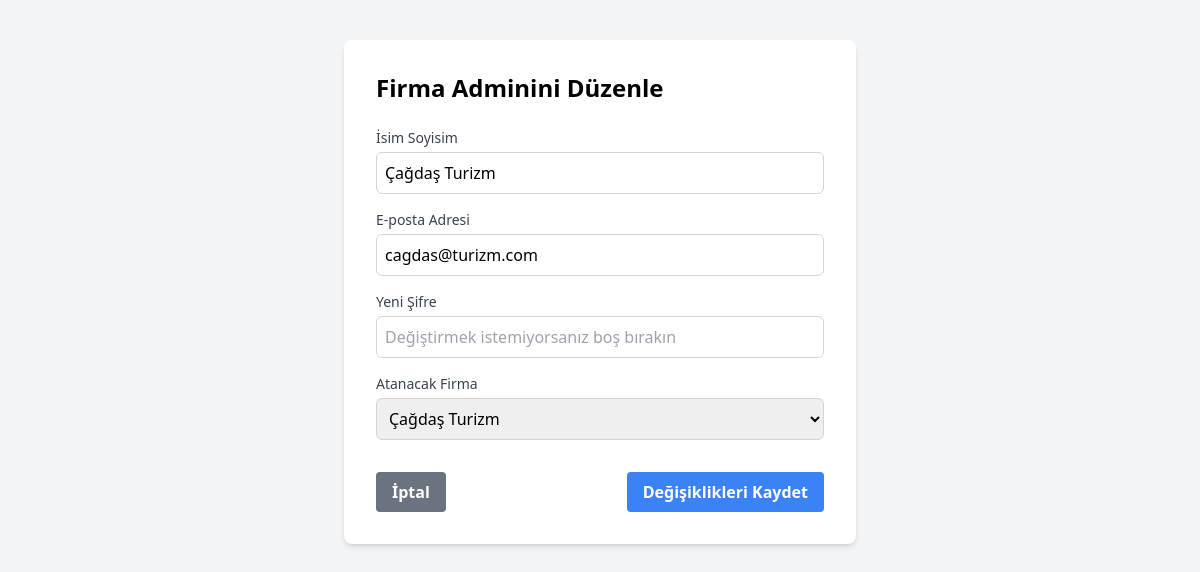
Page /edit-company-admin.php?id=6439b72e601bf88c8d950f295240f37e (signed in) on the committed database.
### tables this page shows
CREATE TABLE User(
id TEXT PRIMARY KEY,
full_name TEXT,
email TEXT UNIQUE NOT NULL,
role TEXT NOT NULL CHECK(role IN('user', 'company', 'admin')),
password TEXT NOT NULL,
company_id TEXT,
balance REAL DEFAULT 800,
created_at TIMESTAMP NOT NULL,
FOREIGN KEY(company_id) REFERENCES Bus_Company (id));

CREATE TABLE Bus_Company(
id TEXT PRIMARY KEY,
name TEXT UNIQUE NOT NULL,
logo_path TEXT,
created_at TIMESTAMP
);

### edit-company-admin.php (the view, shortened to what this page needs)
<?php
require 'config.php';
$admin_id = $_GET['id'];
$admin_user = null;
$companies = [];
try {
    $stmt = $pdo->prepare("SELECT id, full_name, email, company_id FROM User WHERE id = :id AND role = 'company'");
    $stmt->execute([':id' => $admin_id]);
    $admin_user = $stmt->fetch(PDO::FETCH_ASSOC);
    $stmt = $pdo->query("SELECT id, name FROM Bus_Company ORDER BY name ASC");
    $companies = $stmt->fetchAll(PDO::FETCH_ASSOC);
} catch (PDOException $e) {
    die("Hata");
}
?>
<!DOCTYPE html>
<html lang="tr">
<head>
    <link href="/dist/output.css" rel="stylesheet">
</head>
<body class="bg-gray-100">
    <div class="container mx-auto mt-10 max-w-lg">
        <div class="bg-white p-8 rounded-lg shadow-md">
            <h1 class="text-2xl font-bold mb-6">Firma Adminini Düzenle</h1>
            <form action="edit-company-admin.php?id=<?php echo htmlspecialchars($admin_id); ?>" method="POST" class="space-y-4">
                <div>
                    <label for="full_name" class="block text-sm font-medium text-gray-700">İsim Soyisim</label>
                    <input type="text" name="full_name" id="full_name" value="<?php echo htmlspecialchars($admin_user['full_name']); ?>" required class="mt-1 block w-full p-2 border border-gray-300 rounded-md">
                </div>
                <div>
                    <label for="email" class="block text-sm font-medium text-gray-700">E-posta Adresi</label>
                    <input type="email" name="email" id="email" value="<?php echo htmlspecialchars($admin_user['email']); ?>" required class="mt-1 block w-full p-2 border border-gray-300 rounded-md">
                </div>
                <div>
                    <label for="password" class="block text-sm font-medium text-gray-700">Yeni Şifre</label>
                    <input type="password" name="password" id="password" placeholder="Değiştirmek istemiyorsanız boş bırakın" class="mt-1 block w-full p-2 border border-gray-300 rounded-md">
                </div>
                <div>
                    <label for="company_id" class="block text-sm font-medium text-gray-700">Atanacak Firma</label>
                    <select name="company_id" id="company_id" required class="mt-1 block w-full p-2 border border-gray-300 rounded-md">
                        <?php foreach ($companies as $company): ?>
                            <option value="<?php echo htmlspecialchars($company['id']); ?>" <?php echo ($company['id'] == $admin_user['company_id']) ? 'selected' : ''; ?>>
                                <?php echo htmlspecialchars($company['name']); ?>
                            </option>
                        <?php endforeach; ?>
                    </select>
                </div>
                <div class="pt-4 flex justify-between">
                    <a href="manage-company-admins.php" class="bg-gray-500 text-white font-bold py-2 px-4 rounded hover:bg-gray-600 transition">İptal</a>
                    <button type="submit" class="bg-blue-500 text-white font-bold py-2 px-4 rounded hover:bg-blue-600 transition">Değişiklikleri Kaydet</button>
                </div>
            </form>
        </div>
    </div>
</body>
</html>

### rows in the picture
user: full_name "Çağdaş Turizm", email "cagdas@turizm.com", company_id "Çağdaş Turizm"
